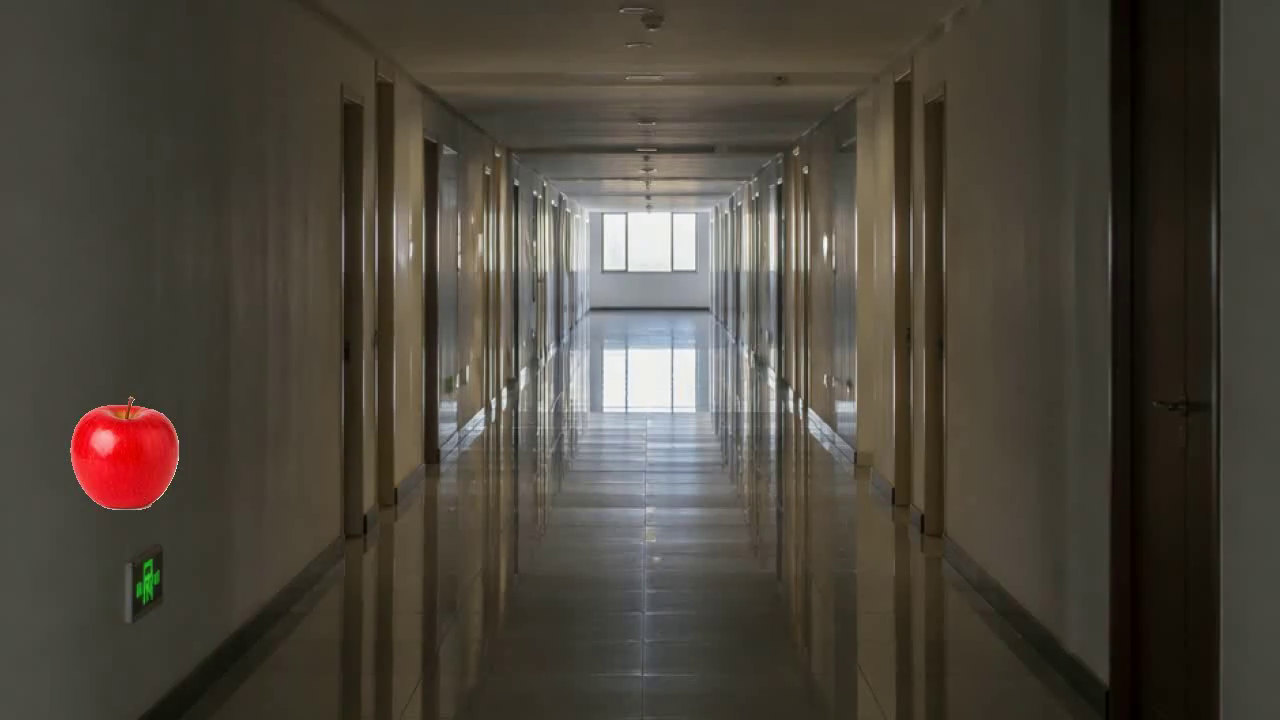
#> input picture frame 10 of 应用层项目/运动跟踪/assets/motion_track.mp4, 1280 x 720 px
$ python demo.py
#> lines starting #> are read from the running program, lines starting #| are printed output that depends on the picture; after the words box and inside, x2 and y2 are one past the last pixel; in counts of white or black regions, pixels touching at a corner belong together
# -*- coding: utf-8 -*-
"""运动跟踪：用稠密光流分割出运动区域，并对最大运动目标做框选与轨迹记录。

思路：
    1. Farneback 稠密光流得到每像素的位移矢量；
    2. 幅度超阈值的像素视为“在动”，做形态学清理后取最大连通域；
    3. 在图上画出运动矢量场（稀疏抽样）与目标框、历史轨迹；
    4. 输出带标注的视频与关键帧。

核心函数：cv2.calcOpticalFlowFarneback / cv2.findContours / cv2.boundingRect
输出：output/motion_tracks.mp4、motion_frame.png
"""

import argparse
import os
import subprocess
import sys

try:
    import cv2
    import numpy as np
except ImportError:  # pragma: no cover
    sys.exit("缺少依赖：pip install opencv-contrib-python numpy")

HERE = os.path.dirname(os.path.abspath(__file__))
PROJ = os.path.dirname(HERE)
ASSETS = os.path.join(PROJ, "assets")
OUT = os.path.join(PROJ, "output")

MAG_THRESH = 1.2   # 判为运动的位移阈值（像素/帧）
MIN_AREA = 1500    # 目标最小面积


def out_path(name):
    os.makedirs(OUT, exist_ok=True)
    return os.path.join(OUT, name)


# [13 lines left out: function write_video, not called in this run]


def draw_flow_arrows(img, flow, step=40):
    """在网格点上画运动矢量，直观看出运动方向。"""
    h, w = img.shape[:2]
    for y in range(step // 2, h, step):
        for x in range(step // 2, w, step):
            fx, fy = flow[y, x]
            if fx * fx + fy * fy < 4.0:
                continue
            end = (int(x + fx * 3), int(y + fy * 3))
            cv2.arrowedLine(img, (x, y), end, (0, 255, 255), 1, tipLength=0.35)


def main():
    ap = argparse.ArgumentParser(description="稠密光流运动分割与跟踪")
    ap.add_argument("--video", default=os.path.join(ASSETS, "motion_track.mp4"))
    ap.add_argument("--threshold", type=float, default=MAG_THRESH)
    ap.add_argument("--display", action="store_true")
    args = ap.parse_args()

    cap = cv2.VideoCapture(args.video)
    if not cap.isOpened():
        sys.exit("读不到视频：%s" % args.video)
    fps = cap.get(cv2.CAP_PROP_FPS) or 25.0
    ok, prev = cap.read()
#> prev is the input picture: shape (720, 1280, 3); mean B, G, R 60, 69.5, 75.9
    if not ok:
        sys.exit("视频是空的")
    prev_gray = cv2.cvtColor(prev, cv2.COLOR_BGR2GRAY)
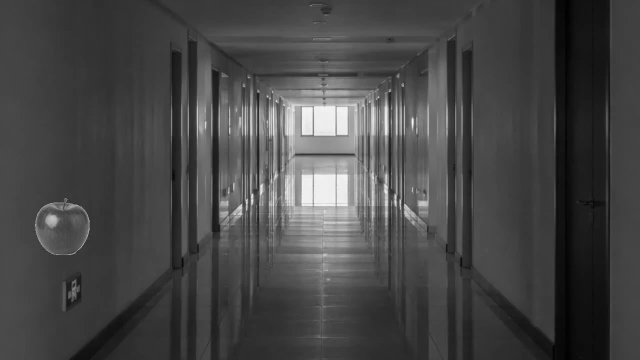
#> prev_gray: shape (720, 1280) (shown at 1/2 size); min 1, max 254, mean 70.3

    frames, trail, centers = [], [], []
    while True:
        ok, frame = cap.read()
        if not ok:
            break
        gray = cv2.cvtColor(frame, cv2.COLOR_BGR2GRAY)
        flow = cv2.calcOpticalFlowFarneback(prev_gray, gray, None, 0.5, 3, 21, 3, 5, 1.2, 0)
        mag = cv2.magnitude(flow[..., 0], flow[..., 1])
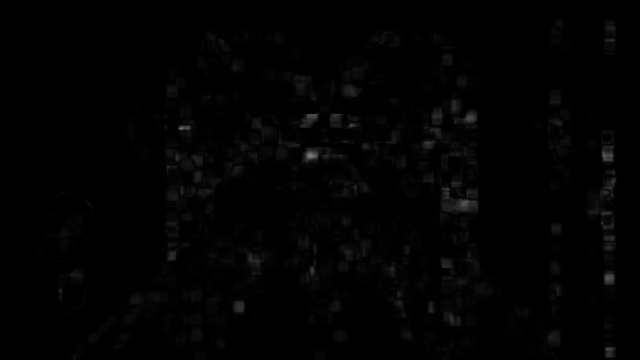
#> mag: shape (720, 1280) float32 (shown at 1/2 size); min 0, max 0.502, mean 0.00926
        mask = (mag > args.threshold).astype(np.uint8) * 255
#> mask: shape (720, 1280); every value is 0
        mask = cv2.morphologyEx(mask, cv2.MORPH_OPEN, np.ones((7, 7), np.uint8))
        mask = cv2.morphologyEx(mask, cv2.MORPH_CLOSE, np.ones((15, 15), np.uint8))

        contours, _ = cv2.findContours(mask, cv2.RETR_EXTERNAL, cv2.CHAIN_APPROX_SIMPLE)
#> contours = []
        if contours:
            c = max(contours, key=cv2.contourArea)
            if cv2.contourArea(c) > MIN_AREA:
                x, y, w, h = cv2.boundingRect(c)
                centers.append((x + w // 2, y + h // 2))
                trail.append((x + w // 2, y + h // 2))
                cv2.rectangle(frame, (x, y), (x + w, y + h), (0, 255, 0), 3)
                cv2.drawContours(frame, [c], -1, (0, 200, 255), 1)
                mean_v = np.mean(flow[mask > 0], axis=0) if (mask > 0).any() else (0, 0)
                cv2.putText(frame, "v=(%.1f, %.1f) px/frame" % (mean_v[0], mean_v[1]),
                            (x, max(y - 10, 24)), cv2.FONT_HERSHEY_SIMPLEX, 0.7, (0, 255, 0), 2)
        draw_flow_arrows(frame, flow)
        for a, b in zip(trail[-60:-1], trail[-59:]):
            cv2.line(frame, a, b, (255, 0, 255), 3)
        cv2.putText(frame, "motion pixels: %.1f%%" % (100.0 * float((mask > 0).mean())),
                    (16, 34), cv2.FONT_HERSHEY_SIMPLEX, 0.8, (0, 255, 255), 2)
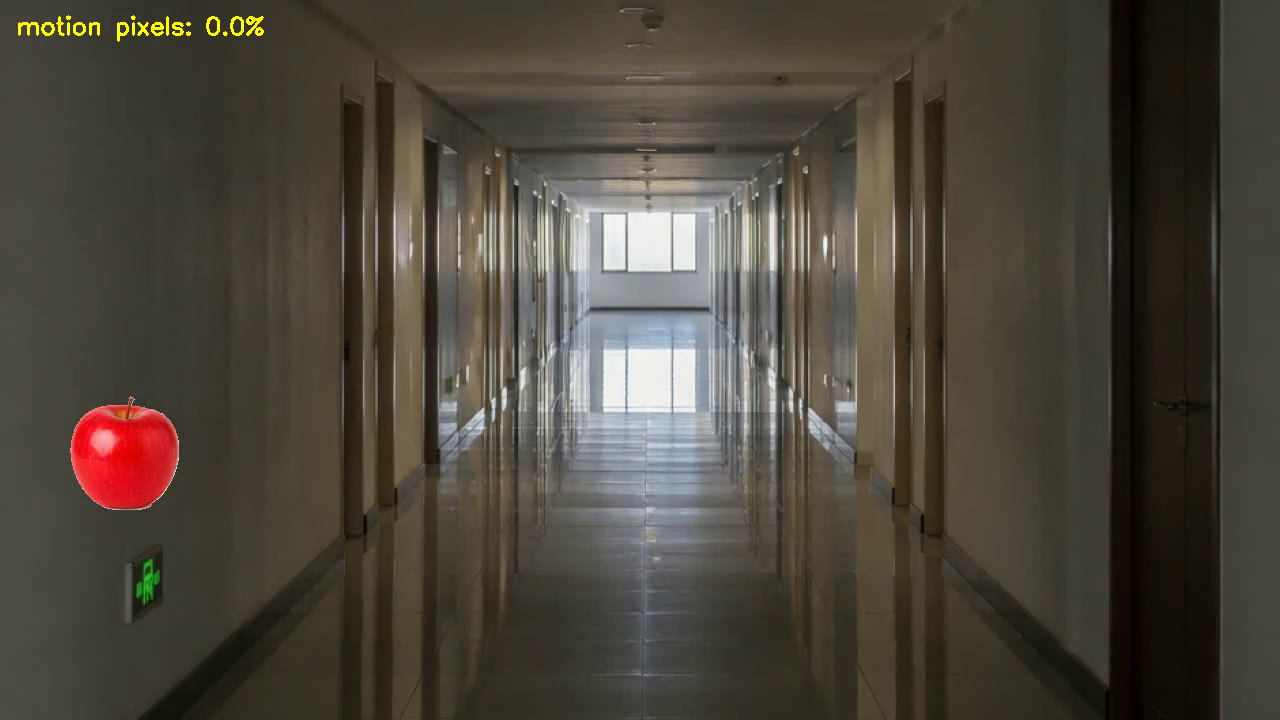
#> frame: shape (720, 1280, 3); mean B, G, R 59.9, 69.8, 76.2
        frames.append(frame)
        prev_gray = gray
    cap.release()

    if not frames:
        sys.exit("没有可处理的帧")
    print("处理 %d 帧，检出运动目标的帧数 %d" % (len(frames), len(centers)))
    if len(centers) >= 2:
        print("轨迹位移：dx=%.0f px, dy=%.0f px" % (centers[-1][0] - centers[0][0], centers[-1][1] - centers[0][1]))
    write_video(out_path("motion_tracks.mp4"), frames, fps)
    cv2.imwrite(out_path("motion_frame.png"), frames[len(frames) // 2])
    print("已保存 output/motion_tracks.mp4、motion_frame.png")

    if args.display:
        for f in frames:
            cv2.imshow("motion track", f)
            if cv2.waitKey(30) == 27:
                break
        cv2.destroyAllWindows()


if __name__ == "__main__":
    main()

$ run again, starting later in the video
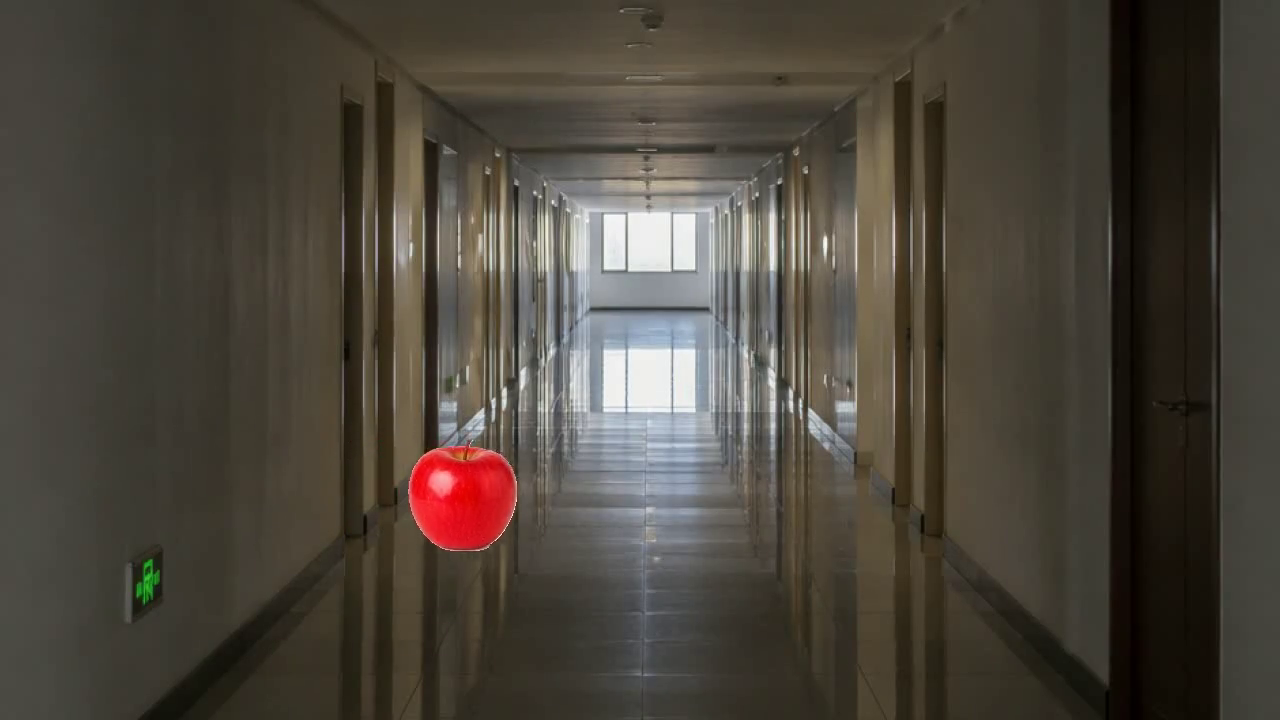
#> input picture frame 45 of 应用层项目/运动跟踪/assets/motion_track.mp4, 1280 x 720 px
#> in main, prev is the input picture: shape (720, 1280, 3); mean B, G, R 59.7, 69.3, 75.6
#> in main, `mask = (mag > args.threshold).astype(np.uint8) * 255`:
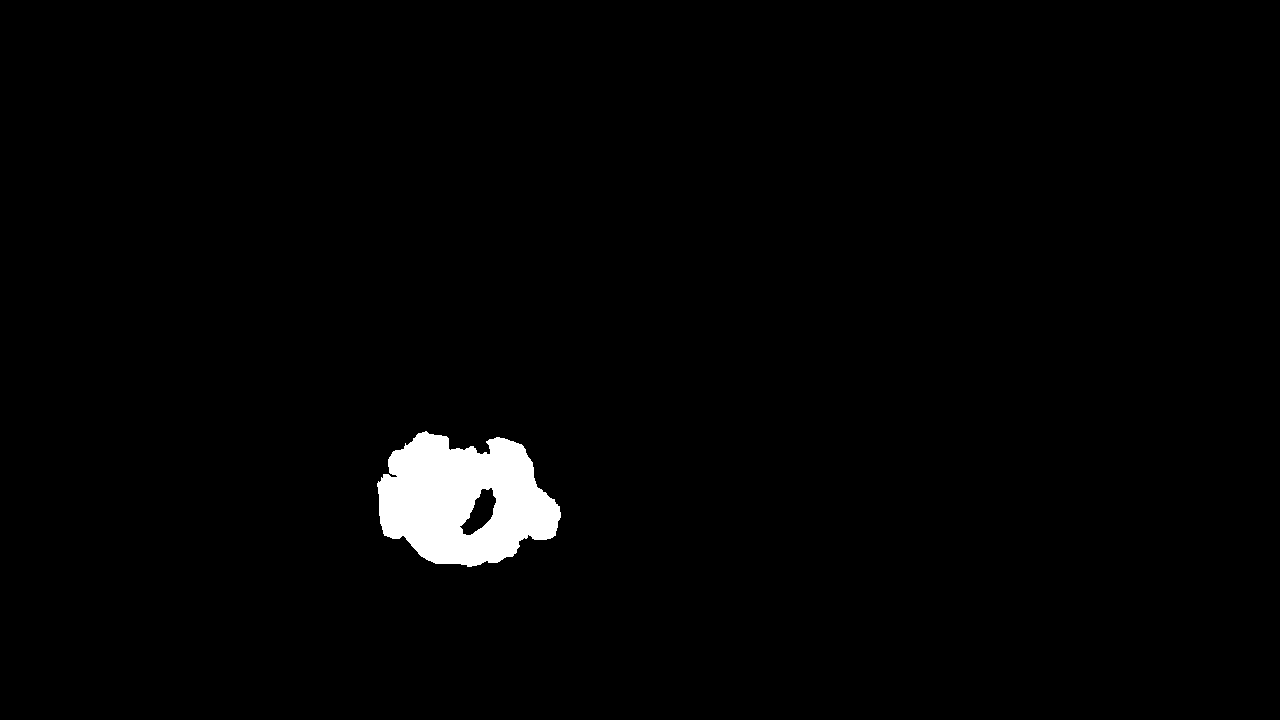
#> mask: shape (720, 1280); 1.8% white; 1 white region, box (x1, y1, x2, y2) and area: (377, 431, 561, 567) 17005
#> contours = 1 contour; box (x1, y1, x2, y2) and area: (378, 433, 560, 566) 17656
#> c = contour of 184 points, box (x1, y1, x2, y2) (378, 433, 560, 566), area 17656
#> in main, `x, y, w, h = cv2.boundingRect(c)`: x = 378; y = 433; w = 182; h = 133
#> mean_v = [6.56, 1.35]
#> in main, `cv2.putText(frame, "motion pixels: %.1f%%" % (100.0 * float((mask > 0)..`:
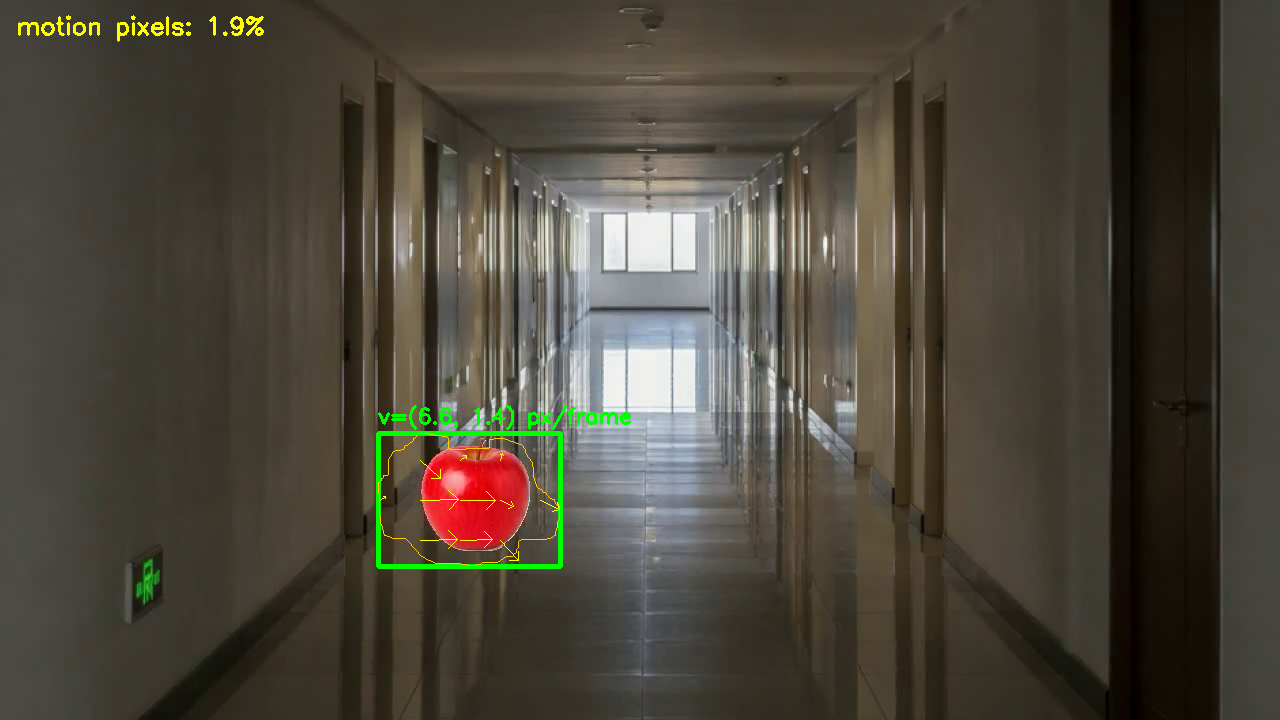
#> frame: shape (720, 1280, 3); mean B, G, R 59.2, 70.6, 75.6

$ run again, starting later in the video
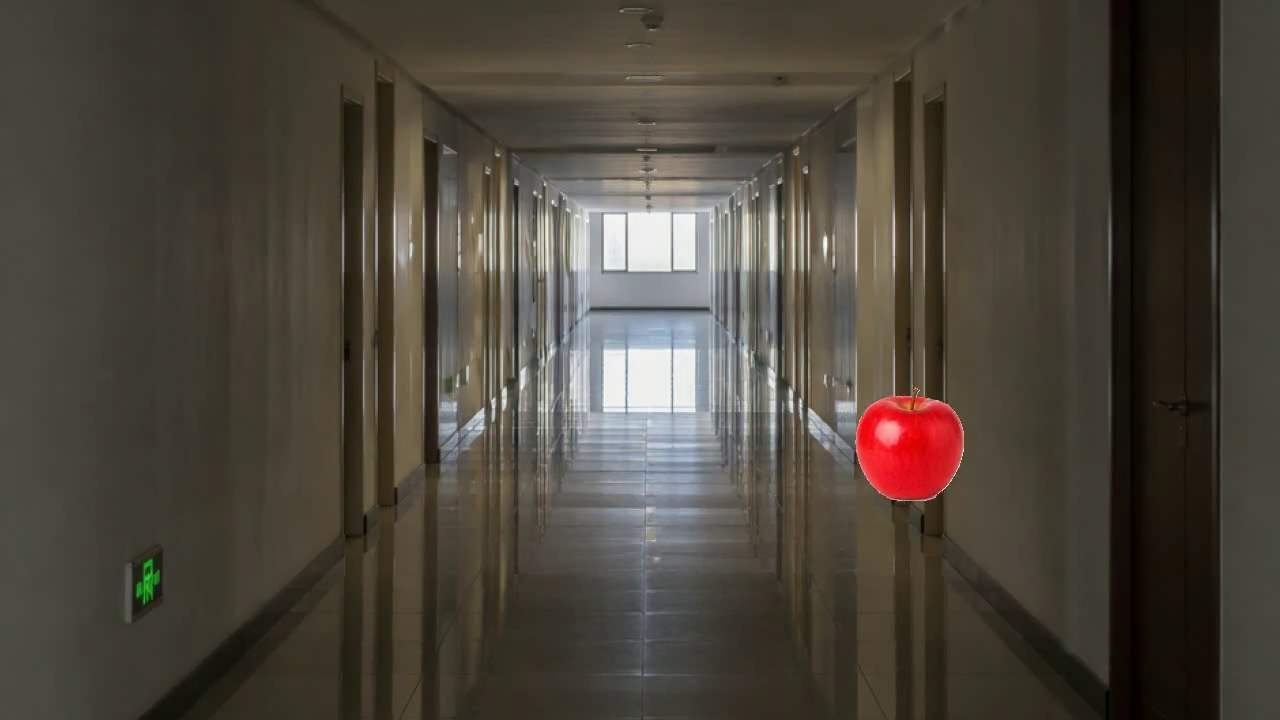
#> input picture frame 80 of 应用层项目/运动跟踪/assets/motion_track.mp4, 1280 x 720 px
#> in main, prev is the input picture: shape (720, 1280, 3); mean B, G, R 59.9, 69.3, 75.6
#> in main, `mask = (mag > args.threshold).astype(np.uint8) * 255`:
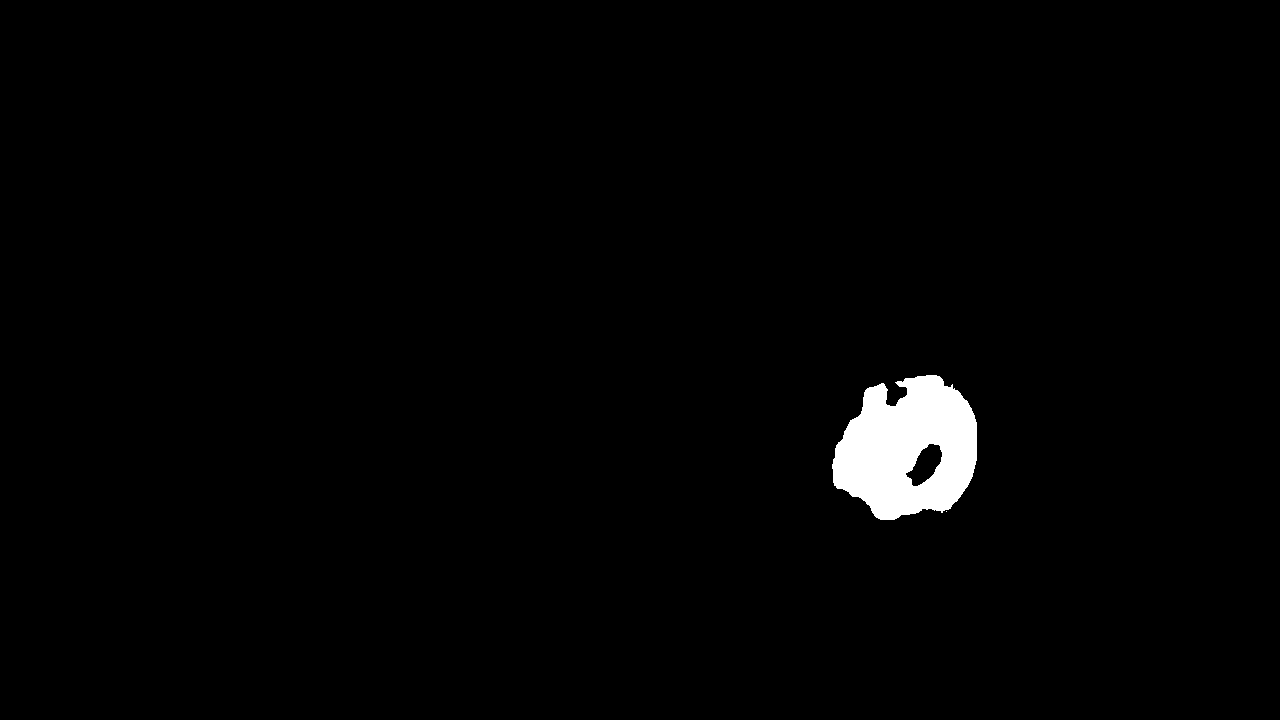
#> mask: shape (720, 1280); 1.6% white; 2 white regions (1 under 20 px), largest, box (x1, y1, x2, y2) and area: (832, 375, 977, 520) 14726
#> contours = 1 contour; box (x1, y1, x2, y2) and area: (833, 375, 977, 520) 15380
#> c = contour of 189 points, box (x1, y1, x2, y2) (833, 375, 977, 520), area 15380
#> in main, `x, y, w, h = cv2.boundingRect(c)`: x = 833; y = 375; w = 144; h = 145
#> mean_v = [7.38, -1.49]
#> in main, `cv2.putText(frame, "motion pixels: %.1f%%" % (100.0 * float((mask > 0)..`:
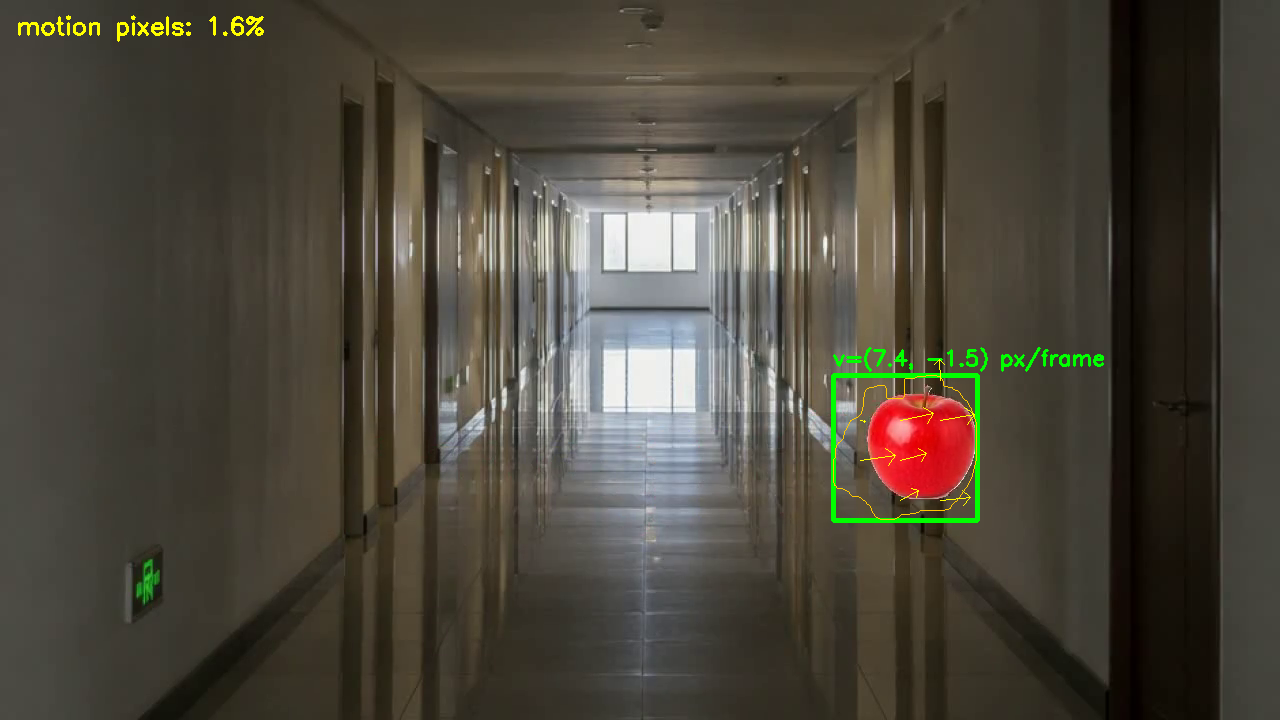
#> frame: shape (720, 1280, 3); mean B, G, R 59.4, 70.6, 75.7
